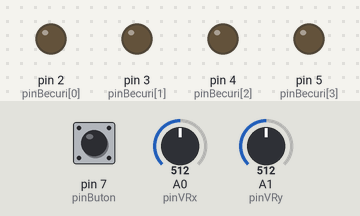
Simulated run of this sketch. Board: Arduino Uno, built with avr-gcc and run on an emulated ATmega328P. Shown: output pins drawn as LEDs (lit = HIGH). The inputs (shaded band) are chosen by the test bench; at power-on: A0 (pinVRx) = 512, pin 7 (pinButon) HIGH, A1 (pinVRy) = 512.

Above: at 1.2 s.
1.3 s: A0 (pinVRx) set to 582
2.8 s: A0 (pinVRx) set to 607
At 4.0 s:
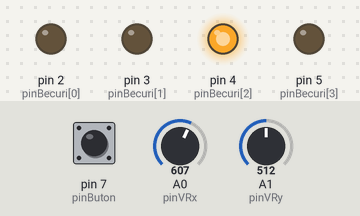
4.3 s: pin 7 (pinButon) pulled LOW for 0.15 s
At 4.8 s:
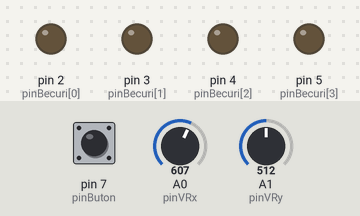
5.9 s: pin 7 (pinButon) pulled LOW for 1 s
At 6.5 s:
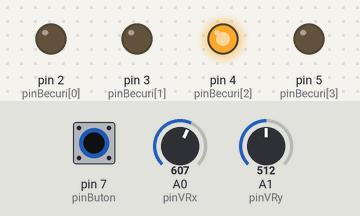
8.4 s: A0 (pinVRx) set to 390
At 9.1 s:
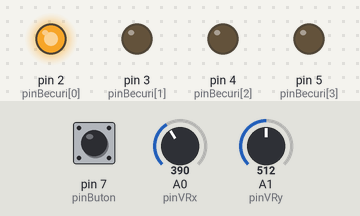
9.9 s: A0 (pinVRx) set to 414
At 10.7 s:
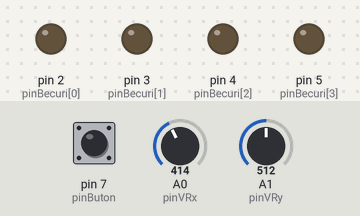
Timing chart, 0 to 12.4 s (numbered marks = the images above; inputs shaded):
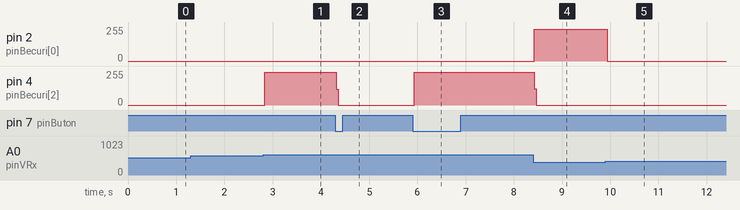

The sketch:

LED_joystick.ino
```cpp
// Definire pini
// pinii 0 și 1 sunt RX/TX și încurcă uploadul, de aceea becurile sunt pe 2-5 și butonul pe 7
const int pinBecuri[] = {2, 3, 4, 5};
const int pinButon = 7;
const int pinVRx = A0;
const int pinVRy = A1;

const unsigned long DEBOUNCE_MS = 50;

// Variabile de stare
bool becuriPornite = true;
int stareButonAnterioara = HIGH;
unsigned long ultimaSchimbare = 0;

// Funcție pentru a controla toate becurile
void toateBecurile(bool stare) {
  for (int i = 0; i < 4; i++) {
    digitalWrite(pinBecuri[i], stare);
  }
}

// Funcție pentru aprinderea unui bec
void aprindeBec(int index) {
  toateBecurile(LOW);
  digitalWrite(pinBecuri[index], HIGH);
}

void setup() {
  // Configurare pini becuri ca ieșire
  for (int i = 0; i < 4; i++) {
    pinMode(pinBecuri[i], OUTPUT);
    digitalWrite(pinBecuri[i], LOW);
  }

  // Configurare pin buton ca intrare
  pinMode(pinButon, INPUT_PULLUP);

  // Configurare pini joystick ca intrări
  pinMode(pinVRx, INPUT);
  pinMode(pinVRy, INPUT);
}

void loop() {
  // Citire stări joystick și buton
  int valoareVRx = analogRead(pinVRx);
  int valoareVRy = analogRead(pinVRy);
  int stareButon = digitalRead(pinButon);

  // Control becuri pe baza joystick-ului
  if (becuriPornite) {
    if (valoareVRx < 400) { // Joystick la stânga
      aprindeBec(0);
    } else if (valoareVRx > 600) { // Joystick la dreapta
      aprindeBec(2);
    } else if (valoareVRy < 400) { // Joystick în jos
      aprindeBec(1);
    } else if (valoareVRy > 600) { // Joystick în sus
      aprindeBec(3);
    } else { // Poziție neutră
      toateBecurile(LOW);
    }
  }

  // buton apăsat: contează doar apăsarea (HIGH -> LOW), debounce cu millis()
  unsigned long acum = millis();
  if (stareButon == LOW && stareButonAnterioara == HIGH &&
      acum - ultimaSchimbare >= DEBOUNCE_MS) {
    ultimaSchimbare = acum;
    becuriPornite = !becuriPornite;
    toateBecurile(becuriPornite ? HIGH : LOW);
  }
  stareButonAnterioara = stareButon;
}
```

Measured:
- the behaviour switches between 600 and 601 on A0 (pinVRx) (found by bisection; images 0 and 1)
- the behaviour switches between 399 and 400 on A0 (pinVRx) (found by bisection; images 4 and 5)
- after the input at 1.3 s, every drawn part: stays the same
- after the input at 2.8 s, pin 4 (pinBecuri[2]): 0/255 → 246/255 at once
- after the input at 4.3 s, pin 4 (pinBecuri[2]): 246/255 → 0/255 at once
- after the input at 5.9 s, pin 4 (pinBecuri[2]): 0/255 → 246/255 at once
- after the input at 8.4 s, pin 2 (pinBecuri[0]): 0/255 → 238/255 at once; pin 4 (pinBecuri[2]): 246/255 → 0/255 at once
- after the input at 9.9 s, pin 2 (pinBecuri[0]): 238/255 → 0/255 at once
